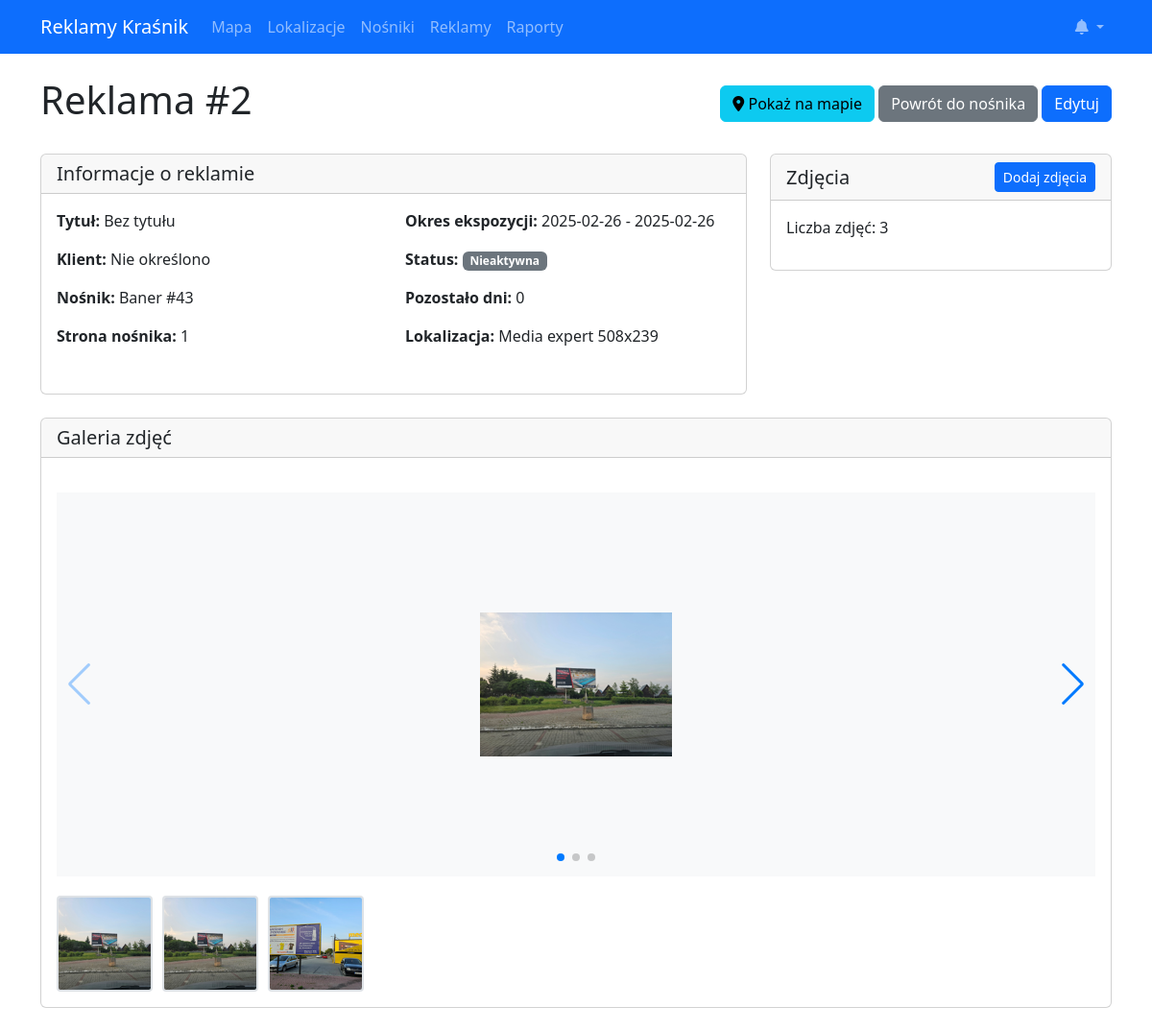
The app's page /ads/2 with its own data.
### app/models/advertisement.py (models this page shows, shortened)
class Advertisement(db.Model):
    __tablename__ = 'advertisements'
    id = db.Column(db.Integer, primary_key=True)
    carrier_id = db.Column(db.Integer, db.ForeignKey('ad_carriers.id'), nullable=False)
    side = db.Column(db.Integer, default=1)  # Strona nośnika (1 lub 2)
    title = db.Column(db.String(100))
    client = db.Column(db.String(100))
    start_date = db.Column(db.Date, nullable=False)
    end_date = db.Column(db.Date, nullable=False)
    status = db.Column(db.String(20), default='active')  # 'scheduled', 'active', 'finished'
    notes = db.Column(db.Text)
    created_at = db.Column(db.DateTime, default=datetime.utcnow)
    updated_at = db.Column(db.DateTime, default=datetime.utcnow, onupdate=datetime.utcnow)
    carrier = db.relationship('AdCarrier', back_populates='advertisements')
    photos = db.relationship('Photo', back_populates='advertisement', cascade='all, delete-orphan')
    @property
    def is_active(self):
        today = datetime.utcnow().date()
        return self.start_date <= today <= self.end_date
    @property
    def days_remaining(self):
        today = datetime.utcnow().date()
        if today > self.end_date:
            return 0
        return (self.end_date - today).days

### app/models/ad_carrier.py (models this page shows, shortened)
class AdCarrier(db.Model):
    __tablename__ = 'ad_carriers'
    id = db.Column(db.Integer, primary_key=True)
    location_id = db.Column(db.Integer, db.ForeignKey('locations.id'), nullable=False)
    carrier_type = db.Column(db.String(20), nullable=False)  # 'citylight' lub 'baner'
    sides = db.Column(db.Integer, default=1)  # Liczba stron (1 lub 2)
    dimensions = db.Column(db.String(50))  # Wymiary w cm
    technical_condition = db.Column(db.Text)
    installation_date = db.Column(db.Date)
    last_inspection_date = db.Column(db.Date)
    status = db.Column(db.String(20), default='active')  # 'active', 'damaged', 'repair_needed', 'inactive'
    notes = db.Column(db.Text)
    created_at = db.Column(db.DateTime, default=datetime.utcnow)
    updated_at = db.Column(db.DateTime, default=datetime.utcnow, onupdate=datetime.utcnow)
    location = db.relationship('Location', back_populates='carriers')
    advertisements = db.relationship('Advertisement', back_populates='carrier', lazy='dynamic')

### app/models/location.py (models this page shows, shortened)
class Location(db.Model):
    __tablename__ = 'locations'
    id = db.Column(db.Integer, primary_key=True)
    name = db.Column(db.String(100), nullable=False)
    coordinates = db.Column(db.String(50), nullable=False)  # Format "lat,lon"
    address = db.Column(db.String(255))
    description = db.Column(db.Text)
    active = db.Column(db.Boolean, default=True)
    permanent = db.Column(db.Boolean, default=True)  # Stała lokalizacja (zawsze widoczna)
    created_at = db.Column(db.DateTime, default=datetime.utcnow)
    updated_at = db.Column(db.DateTime, default=datetime.utcnow, onupdate=datetime.utcnow)
    carriers = db.relationship('AdCarrier', back_populates='location', lazy='dynamic')
    @property
    def lat(self):
        if not self.coordinates:
            return None
        try:
            coords = self.coordinates.replace(' ', '').split(',')
            if len(coords) >= 2:
                return float(coords[0])
            logging.warning(f"Nieprawidłowy format coordinates '{self.coordinates}' dla lokalizacji {self.id}")
            return None
        except (ValueError, IndexError) as e:
            logging.error(f"Błąd parsowania lat z '{self.coordinates}' dla lokalizacji {self.id}: {str(e)}")
            return None
    @property
    def lon(self):
        if not self.coordinates:
            return None
        try:
            coords = self.coordinates.replace(' ', '').split(',')
            if len(coords) >= 2:
                return float(coords[1])
            logging.warning(f"Nieprawidłowy format coordinates '{self.coordinates}' dla lokalizacji {self.id}")
            return None
        except (ValueError, IndexError) as e:
            logging.error(f"Błąd parsowania lon z '{self.coordinates}' dla lokalizacji {self.id}: {str(e)}")
            return None

### app/models/photo.py (models this page shows, shortened)
class Photo(db.Model):
    __tablename__ = 'photos'
    id = db.Column(db.Integer, primary_key=True)
    advertisement_id = db.Column(db.Integer, db.ForeignKey('advertisements.id'), nullable=False)
    filename = db.Column(db.String(255), nullable=False)
    original_filename = db.Column(db.String(255))
    taken_at = db.Column(db.DateTime)
    gps_latitude = db.Column(db.Float)
    gps_longitude = db.Column(db.Float)
    upload_date = db.Column(db.DateTime, default=datetime.utcnow)
    advertisement = db.relationship('Advertisement', back_populates='photos')
    @property
    def thumbnail_url(self):
        return f'/static/uploads/thumbnails/{self.filename}'
    @property
    def original_url(self):
        return f'/static/uploads/original/{self.filename}'

### app/routes/ad_routes.py (the view)
@ad_bp.route('/<int:ad_id>', methods=['GET'])
def view(ad_id):
    ad = Advertisement.query.get_or_404(ad_id)
    return render_template('advertisements/view.html', ad=ad)

### app/templates/advertisements/view.html (shortened to what this page needs)
{% extends "base.html" %}
{% block styles %}
<link rel="stylesheet" href="https://cdn.jsdelivr.net/npm/swiper@8/swiper-bundle.min.css">
{% endblock %}
{% block content %}
<div class="d-flex justify-content-between align-items-center mb-4">
    <h1>Reklama #{{ ad.id }}</h1>
    <div>
        <a href="{{ url_for('main.index', lat=ad.carrier.location.lat, lon=ad.carrier.location.lon, zoom=17) }}"
           class="btn btn-info">
            <i class="fas fa-map-marker-alt"></i> Pokaż na mapie
        </a>
        <a href="{{ url_for('carrier.view', carrier_id=ad.carrier_id) }}" class="btn btn-secondary">Powrót do nośnika</a>
        <a href="{{ url_for('ad.edit', ad_id=ad.id) }}" class="btn btn-primary">Edytuj</a>
    </div>
</div>
<div class="row">
    <div class="col-md-8">
        <div class="card mb-4">
            <div class="card-header">
                <h5 class="mb-0">Informacje o reklamie</h5>
            </div>
            <div class="card-body">
                <div class="row mb-3">
                    <div class="col-md-6">
                        <p><strong>Tytuł:</strong> {{ ad.title or 'Bez tytułu' }}</p>
                        <p><strong>Klient:</strong> {{ ad.client or 'Nie określono' }}</p>
                        <p><strong>Nośnik:</strong> {{ ad.carrier.carrier_type|capitalize }} #{{ ad.carrier_id }}</p>
                        <p><strong>Strona nośnika:</strong> {{ ad.side }}</p>
                    </div>
                    <div class="col-md-6">
                        <p><strong>Okres ekspozycji:</strong> {{ ad.start_date.strftime('%Y-%m-%d') if ad.start_date else '' }} - {{ ad.end_date.strftime('%Y-%m-%d') if ad.end_date else '' }}</p>
                        <p><strong>Status:</strong>
                            {% if ad.is_active %}
                            <span class="badge bg-success">Aktywna</span>
                            {% else %}
                            <span class="badge bg-secondary">Nieaktywna</span>
                            {% endif %}
                        </p>
                        <p><strong>Pozostało dni:</strong> {{ ad.days_remaining }}</p>
                        <p><strong>Lokalizacja:</strong> {{ ad.carrier.location.name if ad.carrier and ad.carrier.location else 'Nie określono' }}</p>
                    </div>
                </div>
            </div>
        </div>
    </div>
    <div class="col-md-4">
        <div class="card mb-4">
            <div class="card-header d-flex justify-content-between align-items-center">
                <h5 class="mb-0">Zdjęcia</h5>
                <a href="{{ url_for('ad.add_photos', ad_id=ad.id) }}" class="btn btn-primary btn-sm">Dodaj zdjęcia</a>
            </div>
            <div class="card-body">
                {% if ad.photos|length > 0 %}
                    <p>Liczba zdjęć: {{ ad.photos|length }}</p>
                {% else %}
                    <p class="text-center py-3">Brak zdjęć dla tej reklamy.</p>
                {% endif %}
            </div>
        </div>
    </div>
</div>
{% if ad.photos|length > 0 %}
<div class="card mb-4">
    <div class="card-header">
        <h5 class="mb-0">Galeria zdjęć</h5>
    </div>
    <div class="card-body">
        <div class="swiper mySwiper">
            <div class="swiper-wrapper">
                {% for photo in ad.photos %}
                <div class="swiper-slide">
                    <img src="{{ photo.original_url }}" alt="Zdjęcie {{ loop.index }}">
                </div>
                {% endfor %}
            </div>
            <div class="swiper-button-next"></div>
            <div class="swiper-pagination"></div>
        </div>
        <div class="thumbnail-container">
            {% for photo in ad.photos %}
            <img src="{{ photo.thumbnail_url }}" alt="Miniatura {{ loop.index }}" class="thumbnail" data-index="{{ loop.index0 }}">
            {% endfor %}
        </div>
    </div>
</div>
{% endif %}
{% endblock %}

### app/templates/base.html (shortened to what this page needs)
<!DOCTYPE html>
<html lang="pl">
<head>
    <link href="https://cdn.jsdelivr.net/npm/bootstrap@5.3.0/dist/css/bootstrap.min.css" rel="stylesheet">
    <link rel="stylesheet" href="https://unpkg.com/leaflet@1.9.3/dist/leaflet.css">
    <link rel="stylesheet" href="https://unpkg.com/leaflet.markercluster@1.4.1/dist/MarkerCluster.css">
    <link rel="stylesheet" href="https://unpkg.com/leaflet.markercluster@1.4.1/dist/MarkerCluster.Default.css">
    <link rel="stylesheet" href="https://cdn.jsdelivr.net/npm/swiper@8/swiper-bundle.min.css">
    <link rel="stylesheet" href="https://cdnjs.cloudflare.com/ajax/libs/font-awesome/6.0.0/css/all.min.css">
    {% block styles %}{% endblock %}
</head>
<body>
    <nav class="navbar navbar-expand-lg navbar-dark bg-primary">
        <div class="container">
            <a class="navbar-brand" href="{{ url_for('main.index') }}">Reklamy Kraśnik</a>
            <div class="collapse navbar-collapse" id="navbarNav">
                <ul class="navbar-nav">
                    <li class="nav-item">
                        <a class="nav-link" href="{{ url_for('main.index') }}">Mapa</a>
                    </li>
                    <li class="nav-item">
                        <a class="nav-link" href="{{ url_for('location.index') }}">Lokalizacje</a>
                    </li>
                    <li class="nav-item">
                        <a class="nav-link" href="{{ url_for('carrier.index') }}">Nośniki</a>
                    </li>
                    <li class="nav-item">
                        <a class="nav-link" href="{{ url_for('ad.index') }}">Reklamy</a>
                    </li>
                    <li class="nav-item">
                        <a class="nav-link" href="{{ url_for('report.index') }}">Raporty</a>
                    </li>
                </ul>
                <ul class="navbar-nav ms-auto">
                    <li class="nav-item dropdown">
                        <a class="nav-link dropdown-toggle" href="#" id="notificationsDropdown" role="button" data-bs-toggle="dropdown" aria-expanded="false">
                            <i class="fas fa-bell"></i>
                        </a>
                    </li>
                </ul>
            </div>
        </div>
    </nav>
    <div class="container mt-4">
        {% block content %}{% endblock %}
    </div>
</body>
</html>

### app/templates/advertisements/view.html (style rules this page uses)
.swiper { width: 100%; height: 400px; margin: 20px 0; }
.swiper-slide { text-align: center; display: flex; justify-content: center; align-items: center; background: #f8f9fa; }
.swiper-slide img { max-width: 100%; max-height: 100%; object-fit: contain; }
.thumbnail-container { display: flex; flex-wrap: wrap; gap: 10px; margin-top: 15px; }
.thumbnail { width: 100px; height: 100px; object-fit: cover; border: 2px solid #dee2e6; border-radius: 4px; cursor: pointer; }

### records on screen
Advertisement: id "2", title "Bez tytułu", client "Nie określono", carrier_id "43", side "1", start_date "2025-02-26", end_date "2025-02-26", days_remaining "0"
AdCarrier: carrier.carrier_type "Baner"
Location: carrier.location "Media expert 508x239"
Photo: original_url (picture), thumbnail_url (picture)
Photo: thumbnail_url (picture)
Photo: thumbnail_url (picture)

### other values on screen
{{ ad.photos|length }} "3"
